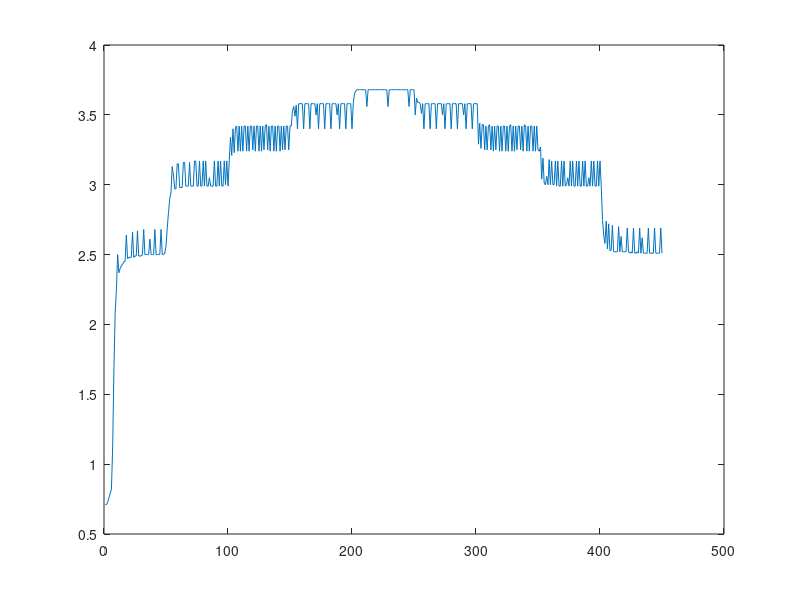

The MATLAB script that drew this image:
s = [216
0.71
872
0.71
1536
0.73
2240
0.76
2944
0.79
3656
0.82
5704
1.13
18184
1.68
31704
2.08
45224
2.25
58744
2.50
72264
2.37
85784
2.40
99304
2.42
112824
2.43
127384
2.45
141944
2.45
156504
2.64
171064
2.47
185624
2.48
200184
2.48
214744
2.48
229304
2.66
243864
2.48
258424
2.49
272984
2.49
287544
2.67
302104
2.49
316664
2.49
331224
2.49
345784
2.50
360344
2.68
374904
2.50
389464
2.50
404024
2.50
418584
2.50
433144
2.61
447704
2.50
462264
2.50
476824
2.50
491384
2.68
505944
2.50
520504
2.50
535064
2.50
549624
2.50
564184
2.68
578744
2.50
593304
2.50
607864
2.51
622424
2.56
636984
2.69
651544
2.80
666104
2.90
680664
2.94
695224
3.13
709784
3.07
724344
2.97
738904
2.97
753464
3.15
768024
3.15
782584
2.98
797144
2.98
811704
2.98
826264
3.16
840824
3.16
855384
2.99
869944
2.99
884504
2.99
899064
3.16
913624
2.99
928184
2.99
942744
2.99
957304
3.17
971864
3.17
986424
2.99
1000984
2.99
1016584
3.17
1032184
2.99
1047784
2.99
1063384
3.17
1078984
2.99
1094584
3.17
1110184
2.99
1125784
2.99
1141384
3.05
1156984
2.99
1172592
2.99
1188184
2.99
1203784
3.17
1219384
2.99
1234984
2.99
1250584
3.17
1266184
2.99
1281784
3.17
1297384
2.99
1312984
2.99
1328584
3.17
1344184
3.00
1359784
3.17
1375384
2.99
1390984
3.17
1406584
3.34
1422184
3.21
1437784
3.40
1453384
3.23
1468984
3.41
1484584
3.42
1500184
3.24
1515784
3.42
1531384
3.24
1546984
3.42
1562584
3.24
1578184
3.42
1593784
3.42
1609384
3.24
1624984
3.42
1640584
3.24
1656184
3.42
1671784
3.42
1687384
3.25
1702984
3.42
1718584
3.24
1734184
3.42
1749784
3.42
1765384
3.24
1780984
3.42
1796584
3.24
1812184
3.42
1827784
3.25
1843384
3.42
1858984
3.43
1874584
3.25
1890184
3.42
1905784
3.24
1921384
3.42
1936984
3.42
1952584
3.24
1968184
3.42
1983784
3.24
1999384
3.42
2014984
3.42
2030584
3.24
2046184
3.42
2061784
3.25
2077384
3.42
2092984
3.25
2108584
3.42
2124184
3.42
2139784
3.25
2155384
3.42
2170992
3.42
2186584
3.53
2202184
3.56
2217784
3.49
2233384
3.57
2248984
3.40
2264584
3.58
2280184
3.58
2295784
3.58
2311384
3.58
2326984
3.40
2342584
3.58
2358184
3.58
2373784
3.58
2389384
3.58
2404984
3.40
2420584
3.58
2436184
3.58
2451784
3.58
2467384
3.58
2482984
3.50
2498584
3.58
2514184
3.40
2529784
3.58
2545384
3.58
2560984
3.58
2576584
3.58
2592184
3.40
2607784
3.58
2623384
3.58
2638984
3.58
2654584
3.58
2670184
3.40
2685784
3.58
2701384
3.58
2716984
3.58
2732584
3.58
2748184
3.50
2763784
3.58
2779384
3.40
2794984
3.58
2810584
3.58
2826184
3.58
2841784
3.58
2857384
3.40
2872984
3.58
2888584
3.58
2904184
3.58
2919784
3.58
2935384
3.40
2950984
3.58
2966584
3.65
2982184
3.67
2997784
3.68
3013384
3.68
3028984
3.68
3044584
3.68
3060184
3.68
3075784
3.68
3091384
3.68
3106984
3.68
3122584
3.56
3138184
3.68
3153784
3.68
3169392
3.68
3184984
3.68
3200584
3.68
3216184
3.68
3231784
3.68
3247384
3.68
3262984
3.68
3278584
3.68
3294184
3.68
3309784
3.68
3325384
3.68
3340984
3.68
3356584
3.68
3372184
3.68
3387784
3.56
3403384
3.68
3418984
3.68
3434584
3.68
3450184
3.68
3465784
3.68
3481384
3.68
3496984
3.68
3512584
3.68
3528184
3.68
3543784
3.68
3559384
3.68
3574984
3.68
3590584
3.68
3606184
3.68
3621784
3.68
3637384
3.68
3652984
3.56
3668584
3.68
3684184
3.68
3699784
3.68
3715384
3.68
3730984
3.50
3746584
3.62
3762184
3.59
3777784
3.59
3793384
3.58
3808984
3.51
3824584
3.58
3840184
3.40
3855784
3.58
3871384
3.58
3886984
3.58
3902584
3.58
3918184
3.40
3933784
3.58
3949384
3.58
3964984
3.58
3980584
3.58
3996184
3.40
4011784
3.58
4027384
3.58
4042984
3.58
4058584
3.58
4074184
3.50
4089784
3.58
4105384
3.40
4120984
3.58
4136584
3.58
4152184
3.58
4167792
3.58
4183384
3.40
4198984
3.58
4214584
3.58
4230184
3.58
4245784
3.58
4261384
3.40
4276984
3.58
4292584
3.58
4308184
3.58
4323784
3.58
4339384
3.50
4354984
3.58
4370584
3.40
4386184
3.58
4401784
3.58
4417384
3.58
4432984
3.58
4448584
3.40
4464184
3.58
4479784
3.58
4495384
3.58
4510984
3.58
4526584
3.29
4542184
3.44
4557784
3.26
4573384
3.43
4588984
3.43
4604584
3.25
4620184
3.42
4635784
3.25
4651384
3.42
4666984
3.43
4682584
3.25
4698184
3.42
4713784
3.24
4729384
3.42
4744984
3.25
4760584
3.42
4776184
3.42
4791784
3.24
4807384
3.42
4822984
3.24
4838584
3.42
4854184
3.42
4869784
3.24
4885384
3.42
4900984
3.24
4916584
3.42
4932184
3.43
4947784
3.24
4963384
3.42
4978984
3.24
4994584
3.42
5010184
3.25
5025784
3.42
5041384
3.42
5056984
3.25
5072584
3.42
5088184
3.24
5103784
3.43
5119384
3.42
5134984
3.24
5150584
3.42
5166192
3.24
5181784
3.42
5197384
3.42
5212984
3.24
5228584
3.42
5244184
3.24
5259784
3.42
5275384
3.25
5290984
3.24
5306584
3.27
5322184
3.04
5337784
3.19
5353384
3.01
5368984
3.00
5384584
3.06
5400184
3.00
5415784
3.18
5431384
3.00
5446984
3.17
5462584
3.00
5478184
3.00
5493784
3.17
5509384
2.99
5524984
3.17
5540584
2.99
5556184
2.99
5571784
3.17
5587384
2.99
5602984
3.17
5618584
2.99
5634184
3.00
5649784
3.05
5665384
2.99
5680984
3.17
5696584
2.99
5712184
3.17
5727784
2.99
5743384
2.99
5758984
3.17
5774584
2.99
5790184
3.17
5805784
2.99
5821384
2.99
5836984
3.17
5852584
2.99
5868184
3.17
5883784
2.99
5899384
2.99
5914984
3.05
5930584
2.99
5946184
3.17
5961784
2.99
5977384
3.17
5992984
2.99
6008584
2.99
6024184
3.17
6039784
2.99
6055384
3.17
6070984
2.99
6086584
2.75
6102184
2.64
6117784
2.58
6133384
2.74
6148984
2.54
6164592
2.72
6180184
2.53
6195784
2.53
6211384
2.71
6226984
2.52
6242584
2.52
6258184
2.52
6273784
2.52
6289384
2.70
6304984
2.52
6320584
2.63
6336184
2.52
6351784
2.52
6367384
2.52
6382984
2.52
6398584
2.69
6414184
2.52
6429784
2.51
6445384
2.52
6460984
2.51
6476584
2.69
6492184
2.51
6507784
2.51
6523384
2.52
6538984
2.51
6554584
2.69
6570184
2.51
6585784
2.62
6601384
2.51
6616984
2.51
6632584
2.51
6648184
2.51
6663784
2.69
6679384
2.51
6694984
2.51
6710584
2.51
6726184
2.51
6741784
2.69
6757384
2.51
6772984
2.51
6788584
2.51
6804184
2.51
6819784
2.69
6835384
2.51
];


t = s(1:2:end,:);  % odd matrix
v = s(2:2:end,:);  % even matrix

for i=1:1:450
   x(i) = i; 
end
plot(x,v);


%plot(t,v);
